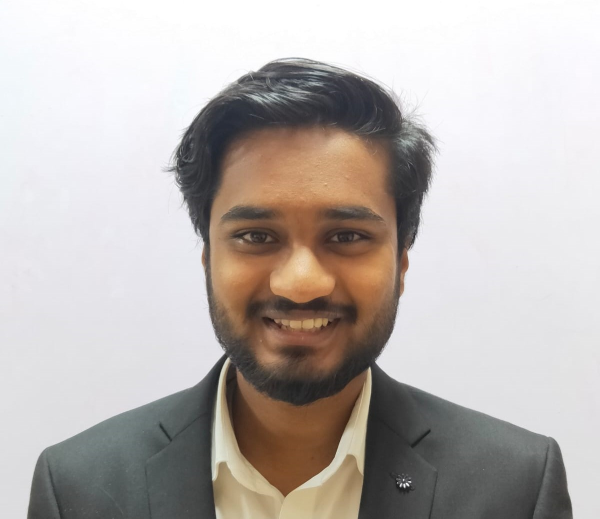
#> input picture smartdrive-extractor/uploads/WhatsApp Image 2023-06-09 at 16.40.28.jpeg, 1200 x 1037 px (shown at 1/2 size); its folder holds only this picture in this run
$ python -i image_utils.py   (imports and definitions only)   (older library calls are emulated)
#> lines starting #> are read from the running program, lines starting #| are printed output that depends on the picture
"""Image processing utilities.

Returns are intentionally consistent: a tuple of (summary_str_or_None, raw_text_str).
Callers compute embeddings themselves so we don't pay for them on failure paths.
"""

import logging
import cv2
import numpy as np
from PIL import Image

from smartdrive_core.llm import LLM_image_summarizer, LLM_caption_generator
from .docling import extract_content

logger = logging.getLogger(__name__)


def image_classifier(image_path: str, threshold: float = 850.0) -> str:
    """Decide between OCR and captioning based on image "busyness".

    Laplacian variance: documents/text have high variance (sharp edges);
    photos have low variance. Tuned by `threshold`. Falls back to CAPTION
    on any error so we never lose the file entirely.
    """
#> called with threshold = 850
    try:
        with Image.open(image_path) as img:
#> img is the input picture: PIL image 1200x1037 RGB; mean R, G, B 186.9, 180.5, 177
            gray = cv2.cvtColor(np.array(img.convert("RGB")), cv2.COLOR_RGB2GRAY)
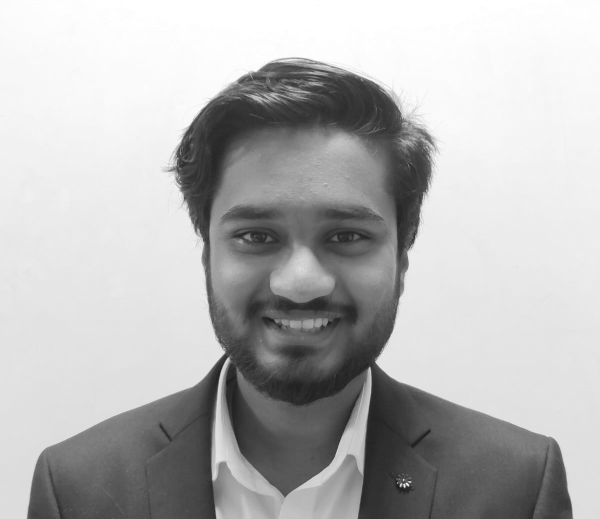
#> gray: shape (1037, 1200) (shown at 1/2 size); min 14, max 255, mean 182
        variance = cv2.Laplacian(gray, cv2.CV_64F).var()
#> variance = 41.28
        logger.info(f"Image Laplacian variance: {variance:.2f}")
        return "OCR" if variance > threshold else "CAPTION"
    except Exception as e:
        logger.error(f"Local image classification failed: {e}")
        return "CAPTION"


def image_ocr(image_path: str) -> tuple[str | None, str]:
    """Run EasyOCR (via docling), then summarise the extracted text.

    Returns: (summary_or_None, raw_ocr_text)
    """
    try:
        extracted = extract_content(image_path)
        raw_text = (extracted or {}).get("markdown", "") or ""
        if not raw_text:
            logger.warning(f"EasyOCR returned no text from {image_path}")
            return None, ""

        summary, _ = LLM_image_summarizer(raw_text)
        if not summary:
            logger.error("LLM_image_summarizer returned no summary.")
            return None, raw_text
        return summary, raw_text
    except Exception as e:
        logger.error(f"Error during EasyOCR processing: {e}", exc_info=True)
        return None, ""


def image_caption(image_path: str) -> tuple[str | None, str]:
    """Caption a photo with the multimodal LLM. Returns (caption_or_None, '').

    Photos don't have OCR text, so raw_text is always empty here.
    """
    try:
        summary, _ = LLM_caption_generator(image_path)
        if not summary:
            logger.error("LLM_caption_generator returned no caption.")
            return None, ""
        return summary, ""
    except Exception as e:
        logger.error(f"An error occurred during LLM captioning: {e}", exc_info=True)
        return None, ""

>>> result = image_classifier('../uploads/WhatsApp Image 2023-06-09 at 16.40.28.jpeg')
#> result = 'CAPTION'
